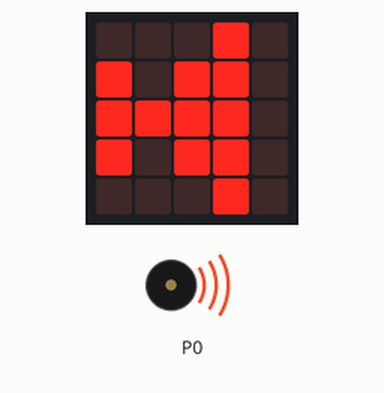
A program run on a simulated BBC micro:bit running MicroPython. On the bench: the board's 5×5 LED display, buzzer (waves = sounding). At 12.0 s the program stops and its outputs stay as they are.

Above: at 0.18 s.
At 12.0 s:
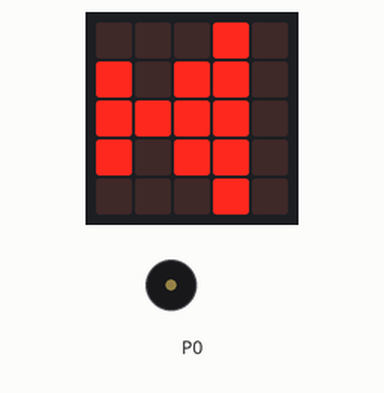
Timing chart, 0 to 13.5 s (numbered marks = the images above):
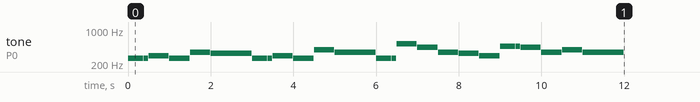

The program:

_____.py
```python
from microbit import *
import music
boat = Image("00090:90990:99990:90990:00090")
display.show(boat)
music.play(music.BIRTHDAY)

'''
学习目标：

这节课学习使用micro:bit机器人来播放音乐，机器人唱着生日快乐歌，同时点阵上显示一个蜂鸣器的的图案。

import是导入，这里的意思是导入music库函数，并从库里调用内置的music.NYAN旋律，下面是一个完整的旋律列表：

• music.DADADADUM
• music.ENTERTAINER

• music.PRELUDE
• music.ODE
• music.NYAN
• music.RINGTONE
• music.FUNK
• music.BLUES
• music.BIRTHDAY
• music.WEDDING
• music.FUNERAL
• music.PUNCHLINE
• music.PYTHON
• music.BADDY
• music.CHASE
• music.BA_DING
• music.WAWAWAWAA
• music.JUMP_UP
• music.JUMP_DOWN
• music.POWER_UP
• music.POWER_DOWN
'''
```

Measured:
- by itself, tone on P0: plays 262 Hz for 0.36 s, 262 Hz for 0.12 s, 294 Hz for 0.49 s, 262 Hz for 0.49 s, 349 Hz for 0.49 s, 330 Hz for 0.99 s … (25 notes in this stretch)
